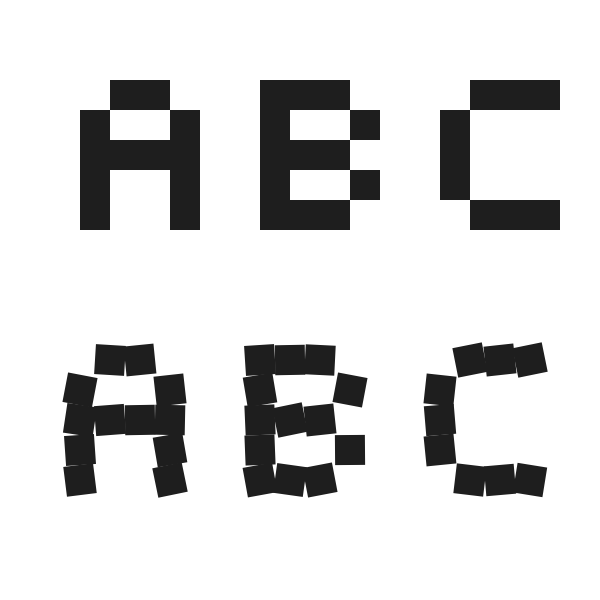
Frame 1 (no input)
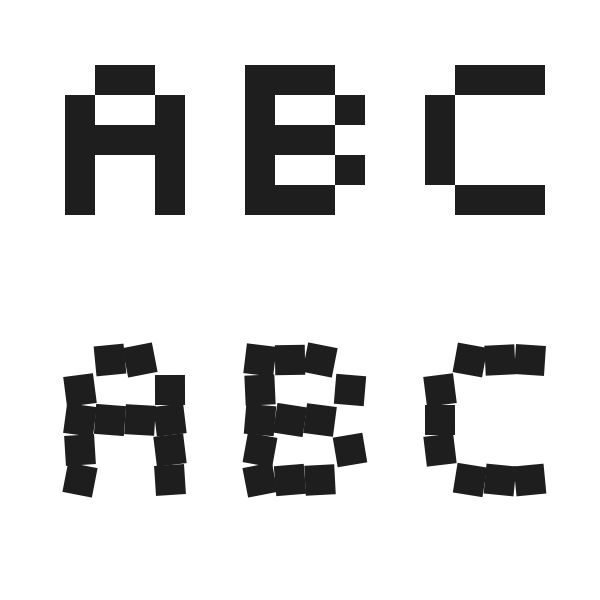
Frame 60 (the mouse pressed at the canvas centre just before this capture)
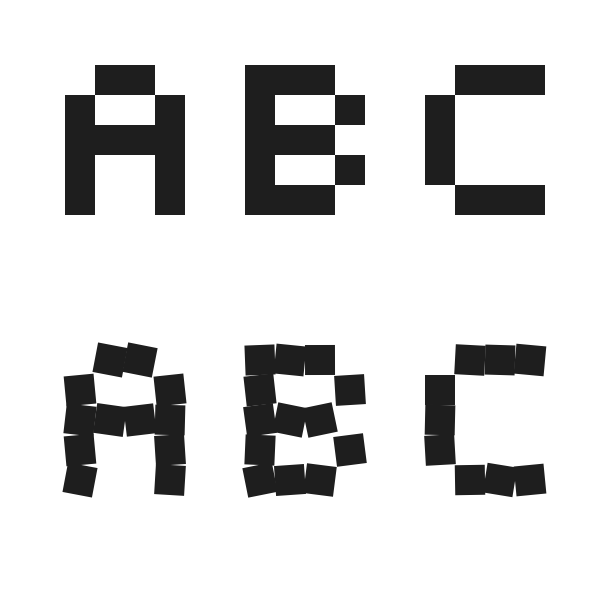
Frame 120 (the mouse held since frame 60 and released just before this capture)

The Processing sketch that drew these frames (run headless with seeded random() and noise(); from frame 60 on, the mouse is pressed at the canvas centre):

// Processing sketch: fontA
// ── fontA.pde
int[][] letters = {
  
  { 0, 1, 1, 0, // A
   1, 0, 0, 1,
   1, 1, 1, 1,
   1, 0, 0, 1,
   1, 0, 0, 1 },
 
 { 1, 1, 1, 0, // B
   1, 0, 0, 1,
   1, 1, 1, 0,
   1, 0, 0, 1,
   1, 1, 1, 0 },   
   
 { 0, 1, 1, 1, // C
   1, 0, 0, 0,
   1, 0, 0, 0,
   1, 0, 0, 0,
   0, 1, 1, 1 }
};

int blockSize = 30;

void setup()
{
  size(600, 600);
  smooth();
}
  
void draw() {
  background(255);
  noStroke();
  fill(30);
  pushMatrix();
  translate(80, 80);
  for(int i = 0; i < letters.length; i++)
  {
     int xPos = 0;
     int yPos = 0;
    
     for(int j = 0; j < letters[i].length; j++)
     {
        if(letters[i][j] == 1)
        {
          rect(xPos, yPos, blockSize, blockSize);
        }
        
        xPos += blockSize;
        
        if(j % 4 == 3)
        {
          xPos = 0;
          yPos += blockSize; 
        }
     }
     
     translate(blockSize * 6, 0);
  }
  popMatrix();
  
  pushMatrix();
  translate(80, 360);
  rectMode(CENTER);
  for(int i = 0; i < letters.length; i++)
  {
     int xPos = 0;
     int yPos = 0;
    
     // for each letter, draw pixel dots
     for(int j = 0; j < letters[i].length; j++)
     {
        if(letters[i][j] == 1)
        {
          pushMatrix();
          translate(xPos, yPos);
          rotate(radians(random(-12, 12)));
          rect(0, 0, blockSize, blockSize);
          popMatrix();
        }
        
        xPos += blockSize;
        
        if(j % 4 == 3)
        {
          xPos = 0;
          yPos += blockSize; 
        }
     }
     
     translate(blockSize * 6, 0);
  }
  popMatrix();
}
